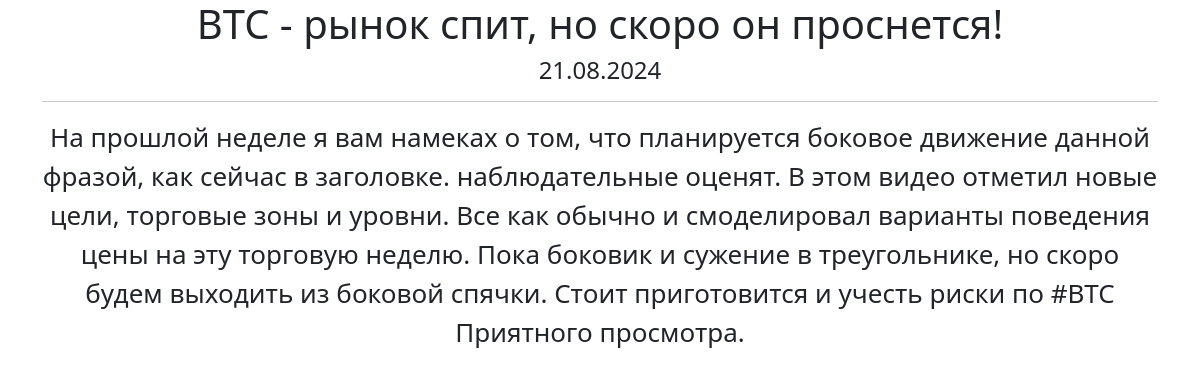
Screenshot of /news/1 with the database file from the repository.
### posts/models.py (models this page shows, shortened)
class Post(models.Model):
    post = 'post'
    news = 'news'
    TYPES = [
        (post, 'Статья'),
        (news, 'Новость'),
    ]
    title = models.CharField(max_length=255)
    article_text = models.TextField(default="Новость дня")
    rating = models.IntegerField(default=0)
    type = models.CharField(max_length=4, choices=TYPES, default=news)
    time_create = models.DateTimeField(auto_now_add=True)
    author = models.ForeignKey(Author, on_delete=models.CASCADE)

### posts/views.py (the view)
# urls.py: path('<int:id>', PostDetail.as_view()),
class PostDetail(DetailView):
    model = Post
    template_name = 'post.html'
    context_object_name = 'post'
    pk_url_kwarg = 'id'

### posts/templatetags/custom_filters.py (called while the page is built)
def get_new_value(some_line):
    new_line = some_line
    forbidden_words = get_prepare_forbidden_words()
    words = get_words_for_check(some_line)
    words_to_replace = []
    for w in forbidden_words:
        if w[0] in words:
            words_to_replace.append(w)
    for w in words_to_replace:
        if w[0] in new_line:
            new_line = new_line.replace(w[0], w[1])
    return new_line

def get_words_for_check(some_line):
    words = []
    words_split = re.split(",|;| |!|-", some_line)
    for word in words_split:
        if word == '':
            continue
        if word not in words:
            words.append(word)
    return words

def get_prepare_forbidden_words():
    prepare_forbidden_words = []
    for word in FORBIDDEN_WORDS:
        replaced = word[0] + '*' * (len(word) - 1)
        prepare_forbidden_words.append((word, replaced))
        word_cap = word.capitalize()
        replaced = word_cap[0] + '*' * (len(word) - 1)
        prepare_forbidden_words.append((word_cap, replaced))
    return prepare_forbidden_words

@register.filter()
def censor(value):
    new_line = get_new_value(value)
    return new_line

### templates/post.html (shortened to what this page needs)
{% extends 'flatpages/default.html' %}
{% load custom_filters %}!
{% block content %}
    <h1>{{ post.title|censor }}</h1>
    <h4>{{ post.time_create|date:'d.m.Y' }}</h4>
    <hr>
    <p style="font-size: 26px;">{{ post.article_text|censor }}</p>
{% endblock content %}

### rows the page displays
Post: time_create "21.08.2024", article_text|censor "На прошлой неделе я вам намеках о том, что планируется боковое движение данной фразой, как сейчас в заголовке. наблюдательные оценят. В этом видео отметил новые цели, торговые зоны и уровни. Все как обычно и смоделировал варианты поведения цены на эту торговую неделю. Пока боковик и сужение в треугольнике, но скоро будем выходить из боковой спячки. Стоит приготовится и учесть риски по #BTC Приятного просмотра."
